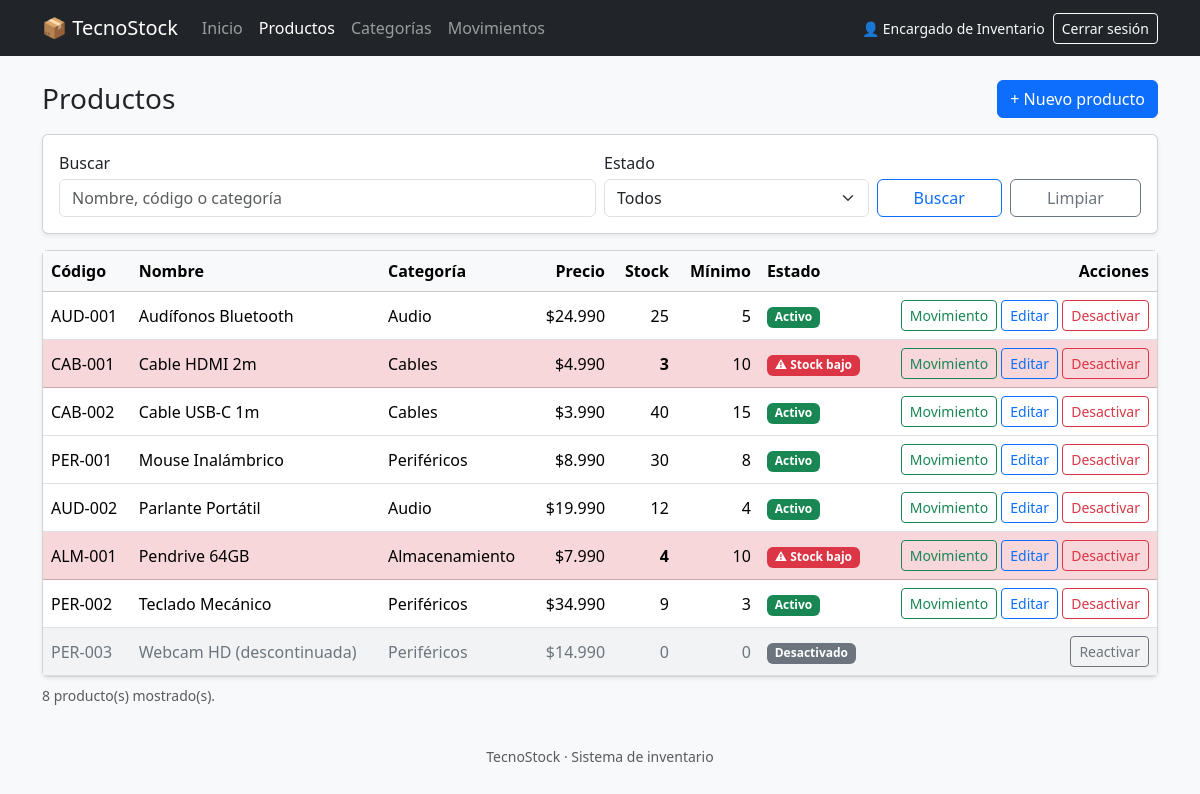
Page /productos/index.php (signed in) on the committed database.
### tables this page shows
CREATE TABLE producto (
    id_producto  INT UNSIGNED  NOT NULL AUTO_INCREMENT,
    codigo       VARCHAR(30)   NOT NULL,
    nombre       VARCHAR(120)  NOT NULL,
    descripcion  VARCHAR(255)  NULL,
    precio       DECIMAL(10,2) NOT NULL DEFAULT 0,
    stock_actual INT           NOT NULL DEFAULT 0,
    stock_minimo INT           NOT NULL DEFAULT 0,
    estado       TINYINT(1)    NOT NULL DEFAULT 1,   
    id_categoria INT UNSIGNED  NOT NULL,
    PRIMARY KEY (id_producto),
    UNIQUE KEY uq_producto_codigo (codigo),
    KEY idx_producto_nombre (nombre),
    KEY idx_producto_categoria (id_categoria),
    CONSTRAINT fk_producto_categoria
        FOREIGN KEY (id_categoria) REFERENCES categoria (id_categoria)
        ON UPDATE CASCADE ON DELETE RESTRICT,
    CONSTRAINT ck_producto_precio       CHECK (precio >= 0),
    CONSTRAINT ck_producto_stock_actual CHECK (stock_actual >= 0),
    CONSTRAINT ck_producto_stock_minimo CHECK (stock_minimo >= 0)
);

CREATE TABLE categoria (
    id_categoria INT UNSIGNED NOT NULL AUTO_INCREMENT,
    nombre       VARCHAR(80)  NOT NULL,
    descripcion  VARCHAR(255) NULL,
    estado       TINYINT(1)   NOT NULL DEFAULT 1,   
    PRIMARY KEY (id_categoria),
    UNIQUE KEY uq_categoria_nombre (nombre)
);

### includes/funciones.php (called while the page is built, shortened)
<?php
function e($valor): string
{
    return htmlspecialchars((string) $valor, ENT_QUOTES | ENT_SUBSTITUTE, 'UTF-8');
}
function fmt_precio($precio): string
{
    $precio = (float) $precio;
    $decimales = (floor($precio) == $precio) ? 0 : 2;
    return '$' . number_format($precio, $decimales, ',', '.');
}
function limpiar($valor): string
{
    return trim((string) ($valor ?? ''));
}

### productos/index.php (the view, shortened to what this page needs)
<?php
$pdo = conectar();
$q      = limpiar($_GET['q'] ?? '');
$estado = limpiar($_GET['estado'] ?? 'todos');
$sql = 'SELECT p.id_producto, p.codigo, p.nombre, p.precio, p.stock_actual, p.stock_minimo, p.estado,
               c.nombre AS categoria
        FROM producto p
        INNER JOIN categoria c ON c.id_categoria = p.id_categoria
        WHERE 1 = 1';
$parametros = [];
$sql .= ' ORDER BY p.nombre';
$st = $pdo->prepare($sql);
$st->execute($parametros);
$productos = $st->fetchAll();
require __DIR__ . '/../includes/header.php';
?>
<div class="d-flex flex-wrap justify-content-between align-items-center gap-2 mb-3">
    <h1 class="h3 mb-0">Productos</h1>
    <a class="btn btn-primary" href="<?= BASE_URL ?>/productos/crear.php">+ Nuevo producto</a>
</div>
<form method="get" class="card card-body shadow-sm mb-3">
    <div class="row g-2 align-items-end">
        <div class="col-md-6">
            <label for="q" class="form-label mb-1">Buscar</label>
            <input type="search" id="q" name="q" class="form-control" value="<?= e($q) ?>"
                   placeholder="Nombre, código o categoría">
        </div>
        <div class="col-md-3">
            <label for="estado" class="form-label mb-1">Estado</label>
            <select id="estado" name="estado" class="form-select">
                <option value="todos"        <?= $estado === 'todos' ? 'selected' : '' ?>>Todos</option>
            </select>
        </div>
        <div class="col-md-3 d-flex gap-2">
            <button type="submit" class="btn btn-outline-primary flex-fill">Buscar</button>
            <a href="<?= BASE_URL ?>/productos/index.php" class="btn btn-outline-secondary flex-fill">Limpiar</a>
        </div>
    </div>
</form>
<div class="card shadow-sm">
    <div class="tabla-scroll">
        <table class="table table-hover align-middle mb-0">
            <thead class="table-light">
                <tr>
                    <th>Código</th>
                    <th>Nombre</th>
                    <th>Categoría</th>
                    <th class="text-end">Precio</th>
                    <th class="text-end">Stock</th>
                    <th class="text-end">Mínimo</th>
                    <th>Estado</th>
                    <th class="text-end">Acciones</th>
                </tr>
            </thead>
            <tbody>
            <?php foreach ($productos as $p):
                $activo    = (int) $p['estado'] === 1;
                $stockBajo = $activo && (int) $p['stock_actual'] < (int) $p['stock_minimo'];
                $clase     = !$activo ? 'fila-inactiva' : ($stockBajo ? 'table-danger' : '');
            ?>
                <tr class="<?= $clase ?>">
                    <td><?= e($p['codigo']) ?></td>
                    <td><?= e($p['nombre']) ?></td>
                    <td><?= e($p['categoria']) ?></td>
                    <td class="text-end"><?= e(fmt_precio($p['precio'])) ?></td>
                    <td class="text-end <?= $stockBajo ? 'stock-bajo' : '' ?>"><?= (int) $p['stock_actual'] ?></td>
                    <td class="text-end"><?= (int) $p['stock_minimo'] ?></td>
                    <td>
                        <?php if (!$activo): ?>
                            <span class="badge text-bg-secondary">Desactivado</span>
                        <?php elseif ($stockBajo): ?>
                            <span class="badge text-bg-danger">⚠ Stock bajo</span>
                        <?php else: ?>
                            <span class="badge text-bg-success">Activo</span>
                        <?php endif; ?>
                    </td>
                    <td class="text-end text-nowrap">
                        <?php if ($activo): ?>
                            <a class="btn btn-sm btn-outline-success"
                               href="<?= BASE_URL ?>/movimientos/registrar.php?id_producto=<?= (int) $p['id_producto'] ?>">Movimiento</a>
                            <a class="btn btn-sm btn-outline-primary"
                               href="<?= BASE_URL ?>/productos/editar.php?id=<?= (int) $p['id_producto'] ?>">Editar</a>
                            <form method="post" action="<?= BASE_URL ?>/productos/estado.php" class="d-inline"
                                  data-confirmar="¿Desactivar el producto «<?= e($p['nombre']) ?>»? Ya no admitirá movimientos.">
                                <button type="submit" class="btn btn-sm btn-outline-danger">Desactivar</button>
                            </form>
                        <?php else: ?>
                            <form method="post" action="<?= BASE_URL ?>/productos/estado.php" class="d-inline">
                                <button type="submit" class="btn btn-sm btn-outline-secondary">Reactivar</button>
                            </form>
                        <?php endif; ?>
                    </td>
                </tr>
            <?php endforeach; ?>
            </tbody>
        </table>
    </div>
</div>
<p class="text-muted small mt-2"><?= count($productos) ?> producto(s) mostrado(s).</p>
<?php require __DIR__ . '/../includes/footer.php'; ?>

### assets/css/estilos.css (style rules this page uses)
tr.fila-inactiva td { color: #6c757d; background-color: #f1f3f5; }
.stock-bajo { font-weight: 700; color: #b02a37; }
.tabla-scroll { overflow-x: auto; }

### rows in the picture
producto: codigo "AUD-001", nombre "Audífonos Bluetooth", id_categoria.nombre "Audio", precio "$24.990", stock_actual "25", stock_minimo "5", estado "Activo"
producto: codigo "CAB-001", nombre "Cable HDMI 2m", id_categoria.nombre "Cables", precio "$4.990", stock_actual "3", stock_minimo "10", estado "⚠ Stock bajo"
producto: codigo "CAB-002", nombre "Cable USB-C 1m", id_categoria.nombre "Cables", precio "$3.990", stock_actual "40", stock_minimo "15", estado "Activo"
producto: codigo "PER-001", nombre "Mouse Inalámbrico", id_categoria.nombre "Periféricos", precio "$8.990", stock_actual "30", stock_minimo "8", estado "Activo"
producto: codigo "AUD-002", nombre "Parlante Portátil", id_categoria.nombre "Audio", precio "$19.990", stock_actual "12", stock_minimo "4", estado "Activo"
producto: codigo "ALM-001", nombre "Pendrive 64GB", id_categoria.nombre "Almacenamiento", precio "$7.990", stock_actual "4", stock_minimo "10", estado "⚠ Stock bajo"
producto: codigo "PER-002", nombre "Teclado Mecánico", id_categoria.nombre "Periféricos", precio "$34.990", stock_actual "9", stock_minimo "3", estado "Activo"
producto: codigo "PER-003", nombre "Webcam HD (descontinuada)", id_categoria.nombre "Periféricos", precio "$14.990", stock_actual "0", stock_minimo "0", estado "Desactivado"

### other values in the picture
APP_NOMBRE "TecnoStock"
$texto "Inicio Productos Categorías Movimientos"
$usuario['nombre'] "Encargado de Inventario"
count($productos) "8"
